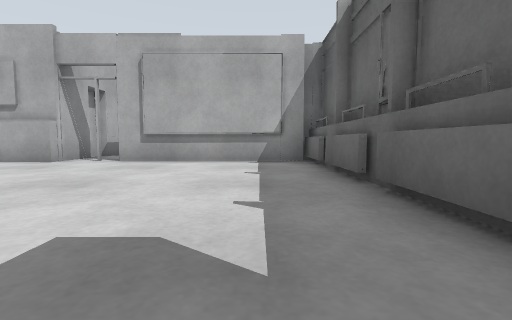
[1] (above)

15 first-person views from a walk through a robot-simulator world made for Gazebo. The camera is 0.5 m above the floor, tilts 4° down and sees 85° across. The lines on the ground mark 1 m squares. The floor is counted in squares, 1 m on a side. Each view is taken from the middle of a square. On the plan, view 1 faces up. The plan holds only what a view shows up to about 9 squares ahead; the rest is blank. The place goes on beyond the plan.

[2]
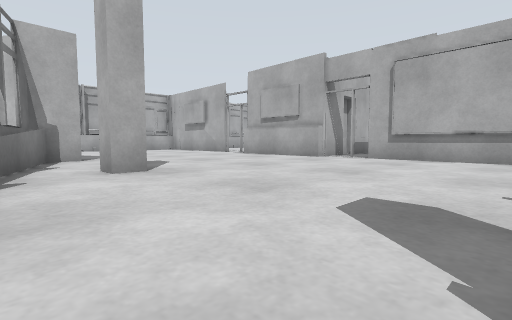

[3]
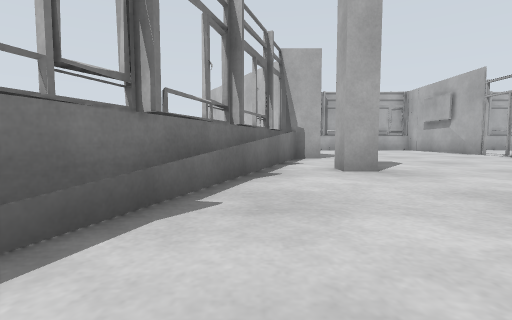

[4]
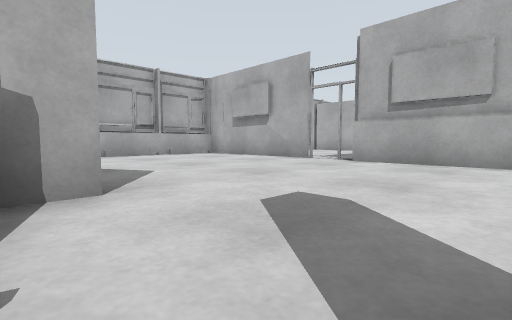

[5]
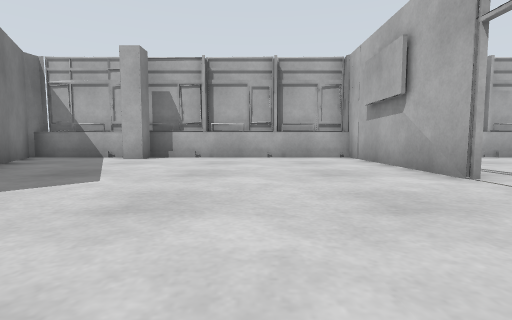

[6]
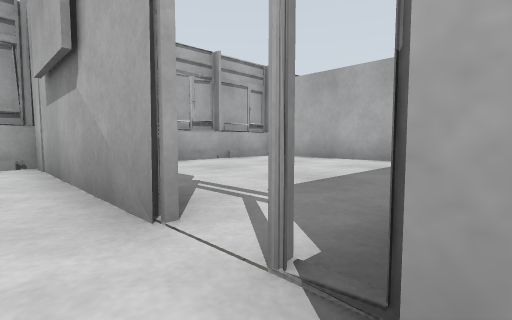

[7]
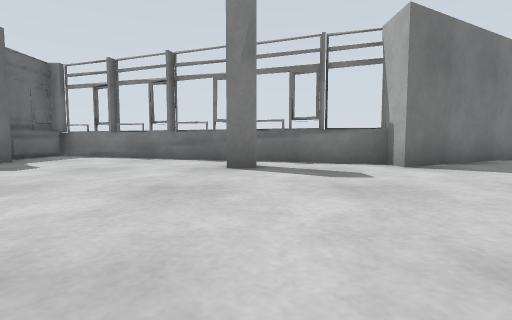

[8]
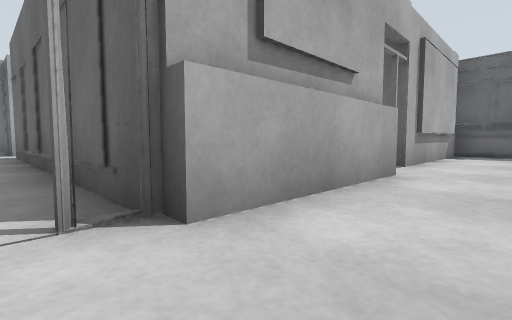

[9]
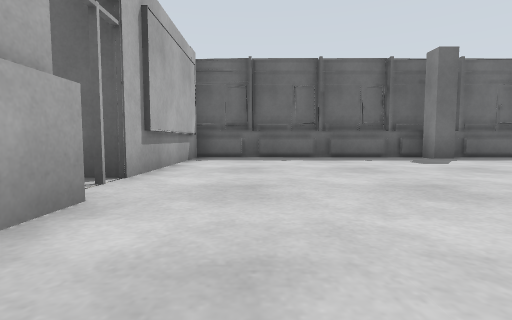

[10]
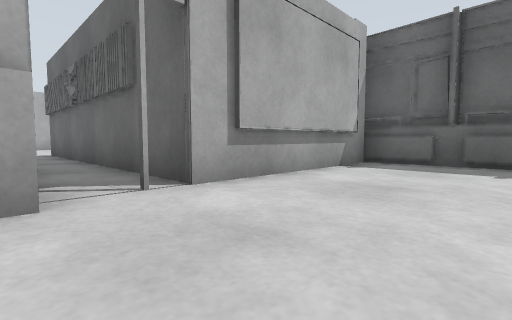

[11]
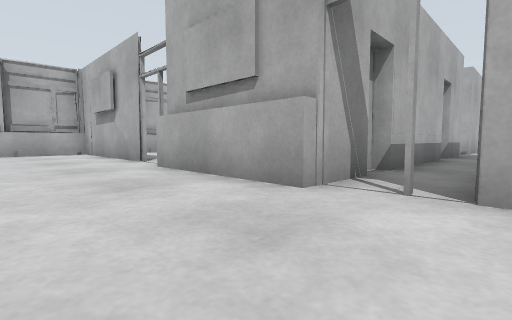

[12]
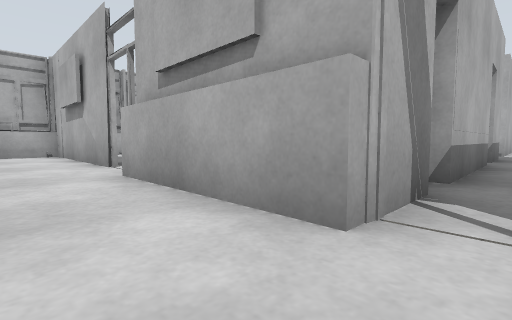

[13]
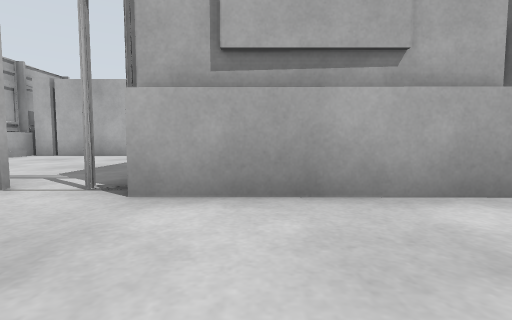

[14]
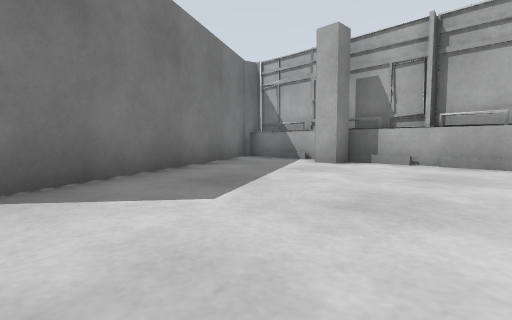

[15]
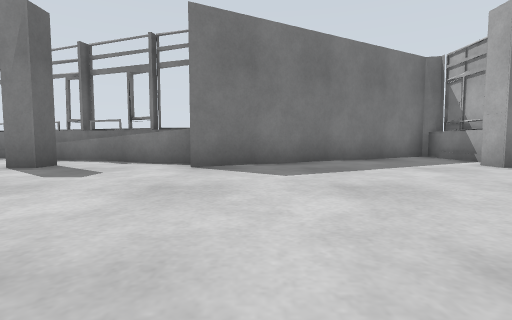

### Floor plan
Ten units are one square. View 1 is at (0, 0); x grows to the right and y downward. Boxes are objects, and circles mark ways between rooms. Rooms are numbered by the first view taken in them; rooms with no view inside come last. Other rooms are left out.
<svg viewBox="-151 -135 174 172">
<path fill="none" stroke="#000" d="M-47 -10 -47 -4M-88 0 8 32M-44 -4 -50 -4 -50 -10 -44 -10M-46 -64 -82 -64M-46 -67 -84 -67M-95 -67 -146 -67 -146 -6M-110 -65 -128 -65M-141 -10 -135 -10 -135 -4M-146 0 -146 24 -141 26 -78 -8 -78 4M-143 -69 -143 27M6 5 6 -1 12 -1M12 1 12 -73M18 -31 13 -30M13 -67 -33 -67M17 2 17 -73M15 24 15 10M17 31 17 14M-78 -1 -5 24M15 -19 15 -29M15 -43 15 -50M15 -59 15 -69M12 31 12 7M-146 -110 -146 -96M-104 -130 -143 -130 -143 -95M-146 -124 -146 -111M-82 -64 -82 -125"/>
<circle cx="-90" cy="-70" r="3" fill="#2a7"/>
<text x="-70" y="-30">1</text>
<text x="-120" y="-100">2</text>
</svg>
Room 1 opens to room 2.

Where each view was taken, in squares from view 1:
view 1: 0 up, 0 right, facing up
view 2: 1 down, 0 right, facing up-left
view 3: 1 down, 0 right, facing left
view 4: 0 up, 5 left, facing up-left
view 5: 4 up, 6 left, facing left
view 6: 6 up, 8 left, facing up-left
view 7: 6 up, 5 left, facing down
view 8: 5 up, 9 left, facing up-right
view 9: 5 up, 7 left, facing right
view 10: 4 up, 5 left, facing up-right
view 11: 4 up, 3 left, facing up-left
view 12: 5 up, 4 left, facing up-left
view 13: 4 up, 7 left, facing up
view 14: 4 up, 8 left, facing down-left
view 15: 6 up, 9 left, facing down
